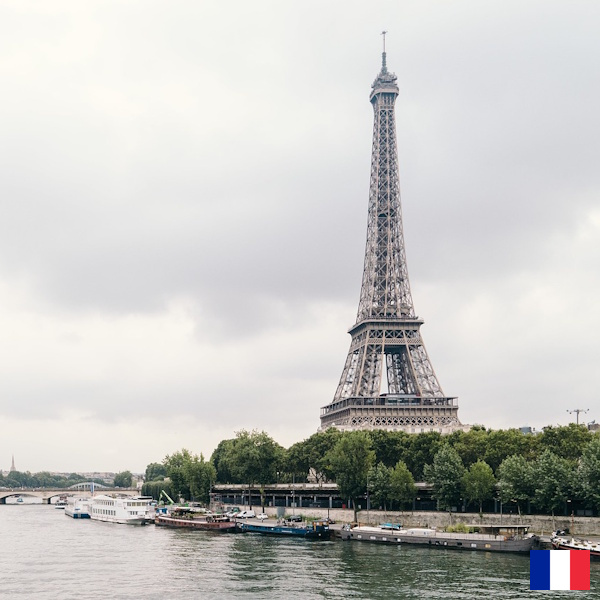
#> input picture WorldQuest/capitals/1.jpg, 600 x 600 px, given in place of 3.jpg, which was not available
$ python add_flag_to_images.py
#> lines starting #> are read from the running program, lines starting #| are printed output that depends on the picture; pictures that were not available may be replaced by others from this repository, and a replacement may not be noted
import pandas as pd
from PIL import Image
import os

# === CONFIGURATION ===
csv_file_path = "capitals.csv"
main_images_path = "capitals"         # Folder with main images (1.jpg, 2.jpg, ...)
flag_images_path = "w160-jpeg"        # Folder with flags (fr.jpg, gb.jpg, ...)
output_path = "capitals"         # Folder to save output images

# Ensure output folder exists
os.makedirs(output_path, exist_ok=True)

# === Load CSV ===
df = pd.read_csv(csv_file_path)
#> (reads WorldQuest/capitals.csv from the repository)

# === Ask user for ID range ===
try:
    start_id = int(input("Enter starting quiz_id: "))
#> the answer given: 3
    end_id = int(input("Enter ending quiz_id: "))
#> the answer given: 3
except ValueError:
    print("Invalid input. Please enter integers.")
    exit()

# === Process rows in the given range ===
for _, row in df[(df['quiz_id'] >= start_id) & (df['quiz_id'] <= end_id)].iterrows():
    quiz_id = row['quiz_id']
    code = row['code']

    try:
        # Load main image
        main_image_path = os.path.join(main_images_path, f"{quiz_id}.jpg")
        main_image = Image.open(main_image_path).convert("RGBA")

        # Load flag image
        flag_image_path = os.path.join(flag_images_path, f"{code}.jpg")
        flag_image = Image.open(flag_image_path).convert("RGBA")
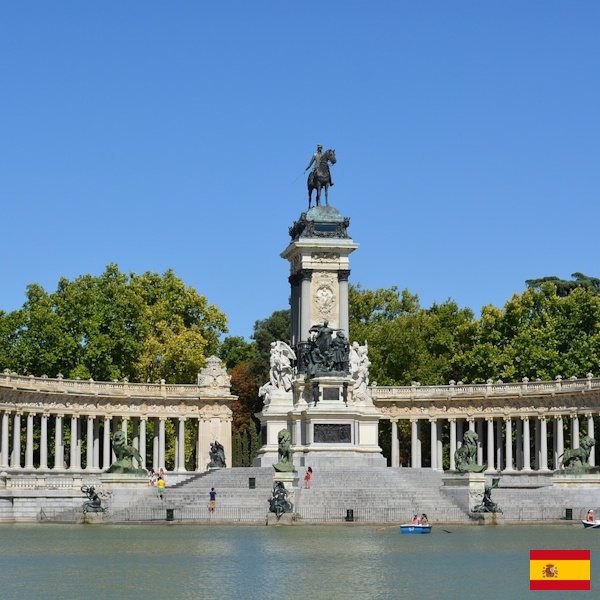
#> input picture WorldQuest/capitals/10.jpg, 600 x 600 px, given in place of jp.jpg, which was not available

        # Resize flag proportionally to 60px width
        flag_width = 60
        aspect_ratio = flag_image.height / flag_image.width
#> aspect_ratio = 1
        flag_height = int(flag_width * aspect_ratio)
#> flag_height = 60
        flag_image = flag_image.resize((flag_width, flag_height), Image.Resampling.LANCZOS)
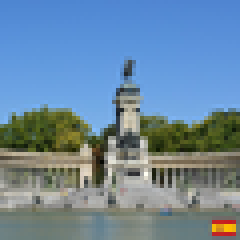
#> flag_image: PIL image 60x60 RGBA (shown 4 times larger); mean R, G, B, A 108, 135.7, 158.2, 255

        # Paste flag on bottom-right corner with 10px padding
        main_w, main_h = main_image.size
#> main_w = 600; main_h = 600
        position = (main_w - flag_width - 10, main_h - flag_height - 10)
#> position = (530, 530)
        main_image.paste(flag_image, position, mask=flag_image)

        # Save image in RGB format with high quality
        output_image_path = os.path.join(output_path, f"{quiz_id}.jpg")
        main_image.convert("RGB").save(output_image_path, format='JPEG', quality=95, subsampling=0)
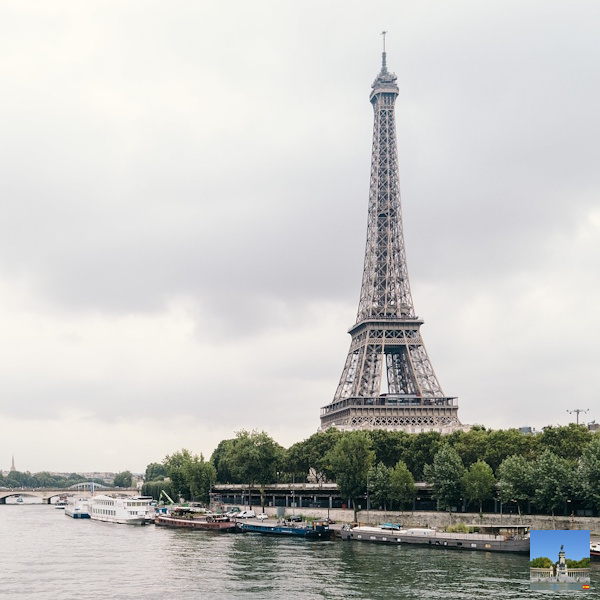
#> saved as 3.jpg: PIL image 600x600 RGB; mean R, G, B 196.2, 196.4, 193.5

        print(f"✅ Saved image {output_image_path}")

    except Exception as e:
        print(f"❌ Error processing quiz_id {quiz_id}: {e}")
